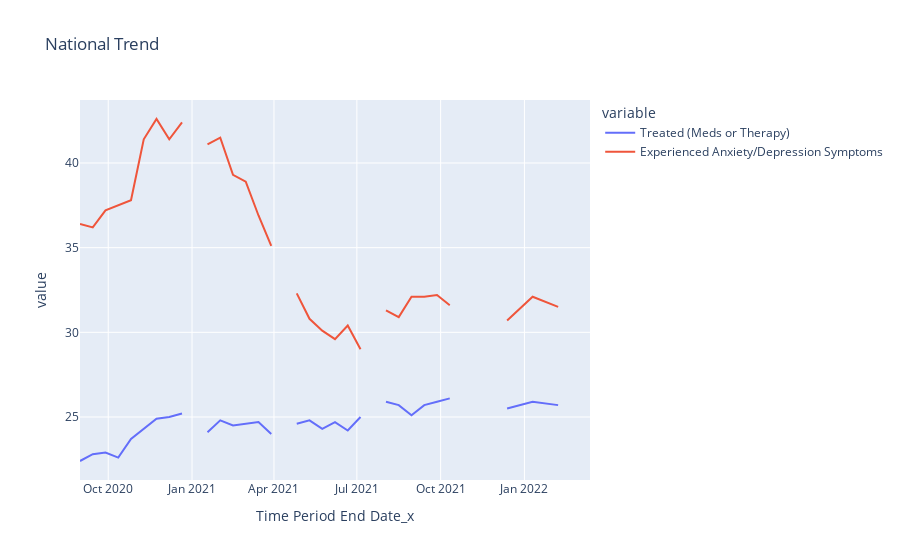

The code cell stored with this chart in its notebook:
### Code cell
fig = px.line(df_merged.query("Group_x == 'National Estimate'"),
              x="Time Period End Date_x",
              y=["Treated (Meds or Therapy)", "Experienced Anxiety/Depression Symptoms"],
              title="National Trend"); 
fig.show()

### Figure 1 — Plotly figure (JSON) as saved in the notebook; plotly's stock layout.template omitted (floating-point values rounded to 4 significant figures)
{"data": [{"hovertemplate": "variable=Treated (Meds or Therapy)<br>Time Period End Date_x=%{x}<br>value=%{y}<extra></extra>", "legendgroup": "Treated (Meds or Therapy)", "line": {"color": "#636efa", "dash": "solid"}, "marker": {"symbol": "circle"}, "mode": "lines", "name": "Treated (Meds or Therapy)", "orientation": "v", "showlegend": true, "type": "scatter", "x": ["2020-08-31T00:00:00", "2020-09-14T00:00:00", "2020-09-28T00:00:00", "2020-10-12T00:00:00", "2020-10-26T00:00:00", "2020-11-09T00:00:00", "2020-11-23T00:00:00", "2020-12-07T00:00:00", "2020-12-21T00:00:00", "2021-01-05T00:00:00", "2021-01-18T00:00:00", "2021-02-01T00:00:00", "2021-02-15T00:00:00", "2021-03-01T00:00:00", "2021-03-15T00:00:00", "2021-03-29T00:00:00", "2021-04-13T00:00:00", "2021-04-26T00:00:00", "2021-05-10T00:00:00", "2021-05-24T00:00:00", "2021-06-07T00:00:00", "2021-06-21T00:00:00", "2021-07-05T00:00:00", "2021-07-20T00:00:00", "2021-08-02T00:00:00", "2021-08-16T00:00:00", "2021-08-30T00:00:00", "2021-09-13T00:00:00", "2021-09-27T00:00:00", "2021-10-11T00:00:00", "2021-11-30T00:00:00", "2021-12-13T00:00:00", "2022-01-10T00:00:00", "2022-02-07T00:00:00", "2022-03-01T00:00:00", "2022-03-14T00:00:00"], "xaxis": "x", "y": [22.4, 22.8, 22.9, 22.6, 23.7, 24.3, 24.9, 25, 25.2, null, 24.1, 24.8, 24.5, 24.6, 24.7, 24, null, 24.6, 24.8, 24.3, 24.7, 24.2, 25, null, 25.9, 25.7, 25.1, 25.7, 25.9, 26.1, null, 25.5, 25.9, 25.7, null, 26.1], "yaxis": "y"}, {"hovertemplate": "variable=Experienced Anxiety/Depression Symptoms<br>Time Period End Date_x=%{x}<br>value=%{y}<extra></extra>", "legendgroup": "Experienced Anxiety/Depression Symptoms", "line": {"color": "#EF553B", "dash": "solid"}, "marker": {"symbol": "circle"}, "mode": "lines", "name": "Experienced Anxiety/Depression Symptoms", "orientation": "v", "showlegend": true, "type": "scatter", "x": ["2020-08-31T00:00:00", "2020-09-14T00:00:00", "2020-09-28T00:00:00", "2020-10-12T00:00:00", "2020-10-26T00:00:00", "2020-11-09T00:00:00", "2020-11-23T00:00:00", "2020-12-07T00:00:00", "2020-12-21T00:00:00", "2021-01-05T00:00:00", "2021-01-18T00:00:00", "2021-02-01T00:00:00", "2021-02-15T00:00:00", "2021-03-01T00:00:00", "2021-03-15T00:00:00", "2021-03-29T00:00:00", "2021-04-13T00:00:00", "2021-04-26T00:00:00", "2021-05-10T00:00:00", "2021-05-24T00:00:00", "2021-06-07T00:00:00", "2021-06-21T00:00:00", "2021-07-05T00:00:00", "2021-07-20T00:00:00", "2021-08-02T00:00:00", "2021-08-16T00:00:00", "2021-08-30T00:00:00", "2021-09-13T00:00:00", "2021-09-27T00:00:00", "2021-10-11T00:00:00", "2021-11-30T00:00:00", "2021-12-13T00:00:00", "2022-01-10T00:00:00", "2022-02-07T00:00:00", "2022-03-01T00:00:00", "2022-03-14T00:00:00"], "xaxis": "x", "y": [36.4, 36.2, 37.2, 37.5, 37.8, 41.4, 42.6, 41.4, 42.4, null, 41.1, 41.5, 39.3, 38.9, 36.9, 35.1, null, 32.3, 30.8, 30.1, 29.6, 30.4, 29, null, 31.3, 30.9, 32.1, 32.1, 32.2, 31.6, null, 30.7, 32.1, 31.5, null, 31.5], "yaxis": "y"}], "layout": {"legend": {"title": {"text": "variable"}, "tracegroupgap": 0}, "title": {"text": "National Trend"}, "xaxis": {"anchor": "y", "domain": [0, 1], "title": {"text": "Time Period End Date_x"}}, "yaxis": {"anchor": "x", "domain": [0, 1], "title": {"text": "value"}}}}
